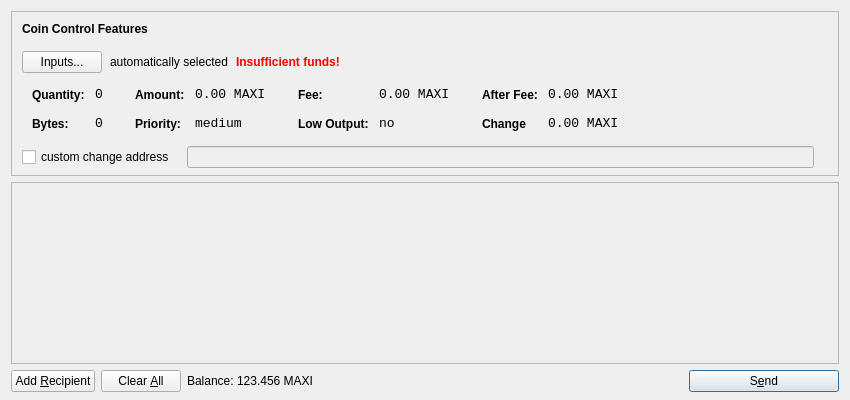
<?xml version="1.0" encoding="UTF-8"?>
<ui version="4.0">
 <class>SendCoinsDialog</class>
 <widget class="QDialog" name="SendCoinsDialog">
  <property name="geometry">
   <rect>
    <x>0</x>
    <y>0</y>
    <width>850</width>
    <height>400</height>
   </rect>
  </property>
  <property name="windowTitle">
   <string>Send Coins</string>
  </property>
  <layout class="QVBoxLayout" name="verticalLayout" stretch="0,1,0">
   <property name="bottomMargin">
    <number>8</number>
   </property>
   <item>
    <widget class="QFrame" name="frameCoinControl">
     <property name="sizePolicy">
      <sizepolicy hsizetype="Expanding" vsizetype="Expanding">
       <horstretch>0</horstretch>
       <verstretch>0</verstretch>
      </sizepolicy>
     </property>
     <property name="maximumSize">
      <size>
       <width>16777215</width>
       <height>16777215</height>
      </size>
     </property>
     <property name="frameShape">
      <enum>QFrame::StyledPanel</enum>
     </property>
     <property name="frameShadow">
      <enum>QFrame::Sunken</enum>
     </property>
     <layout class="QVBoxLayout" name="verticalLayoutCoinControl2">
      <property name="spacing">
       <number>-1</number>
      </property>
      <property name="leftMargin">
       <number>0</number>
      </property>
      <property name="topMargin">
       <number>0</number>
      </property>
      <property name="rightMargin">
       <number>0</number>
      </property>
      <property name="bottomMargin">
       <number>6</number>
      </property>
      <item>
       <layout class="QVBoxLayout" name="verticalLayoutCoinControl" stretch="0,0,0,0,1">
        <property name="spacing">
         <number>0</number>
        </property>
        <property name="leftMargin">
         <number>10</number>
        </property>
        <property name="topMargin">
         <number>10</number>
        </property>
        <item>
         <layout class="QHBoxLayout" name="horizontalLayoutCoinControl1">
          <property name="bottomMargin">
           <number>15</number>
          </property>
          <item>
           <widget class="QLabel" name="labelCoinControlFeatures">
            <property name="sizePolicy">
             <sizepolicy hsizetype="Preferred" vsizetype="Maximum">
              <horstretch>0</horstretch>
              <verstretch>0</verstretch>
             </sizepolicy>
            </property>
            <property name="font">
             <font>
              <weight>75</weight>
              <bold>true</bold>
             </font>
            </property>
            <property name="styleSheet">
             <string notr="true">font-weight:bold;</string>
            </property>
            <property name="text">
             <string>Coin Control Features</string>
            </property>
           </widget>
          </item>
         </layout>
        </item>
        <item>
         <layout class="QHBoxLayout" name="horizontalLayoutCoinControl2" stretch="0,0,0,0">
          <property name="spacing">
           <number>8</number>
          </property>
          <property name="bottomMargin">
           <number>10</number>
          </property>
          <item>
           <widget class="QPushButton" name="pushButtonCoinControl">
            <property name="styleSheet">
             <string notr="true"/>
            </property>
            <property name="text">
             <string>Inputs...</string>
            </property>
           </widget>
          </item>
          <item>
           <widget class="QLabel" name="labelCoinControlAutomaticallySelected">
            <property name="text">
             <string>automatically selected</string>
            </property>
            <property name="margin">
             <number>5</number>
            </property>
           </widget>
          </item>
          <item>
           <widget class="QLabel" name="labelCoinControlInsuffFunds">
            <property name="font">
             <font>
              <weight>75</weight>
              <bold>true</bold>
             </font>
            </property>
            <property name="styleSheet">
             <string notr="true">color:red;font-weight:bold;</string>
            </property>
            <property name="text">
             <string>Insufficient funds!</string>
            </property>
            <property name="margin">
             <number>5</number>
            </property>
           </widget>
          </item>
          <item>
           <spacer name="horizontalSpacerCoinControl">
            <property name="orientation">
             <enum>Qt::Horizontal</enum>
            </property>
            <property name="sizeHint" stdset="0">
             <size>
              <width>40</width>
              <height>1</height>
             </size>
            </property>
           </spacer>
          </item>
         </layout>
        </item>
        <item>
         <widget class="QWidget" name="widgetCoinControl" native="true">
          <property name="sizePolicy">
           <sizepolicy hsizetype="Preferred" vsizetype="Preferred">
            <horstretch>0</horstretch>
            <verstretch>0</verstretch>
           </sizepolicy>
          </property>
          <property name="minimumSize">
           <size>
            <width>0</width>
            <height>0</height>
           </size>
          </property>
          <property name="styleSheet">
           <string notr="true"/>
          </property>
          <layout class="QHBoxLayout" name="horizontalLayoutCoinControl5">
           <property name="margin">
            <number>0</number>
           </property>
           <item>
            <layout class="QHBoxLayout" name="horizontalLayoutCoinControl3" stretch="0,0,0,1">
             <property name="spacing">
              <number>20</number>
             </property>
             <property name="topMargin">
              <number>0</number>
             </property>
             <property name="bottomMargin">
              <number>10</number>
             </property>
             <item>
              <layout class="QFormLayout" name="formLayoutCoinControl1">
               <property name="horizontalSpacing">
                <number>10</number>
               </property>
               <property name="verticalSpacing">
                <number>14</number>
               </property>
               <property name="leftMargin">
                <number>10</number>
               </property>
               <property name="topMargin">
                <number>4</number>
               </property>
               <property name="rightMargin">
                <number>6</number>
               </property>
               <item row="0" column="0">
                <widget class="QLabel" name="labelCoinControlQuantityText">
                 <property name="styleSheet">
                  <string notr="true">font-weight:bold;</string>
                 </property>
                 <property name="text">
                  <string>Quantity:</string>
                 </property>
                 <property name="margin">
                  <number>0</number>
                 </property>
                </widget>
               </item>
               <item row="0" column="1">
                <widget class="QLabel" name="labelCoinControlQuantity">
                 <property name="font">
                  <font>
                   <family>Monospace</family>
                   <pointsize>10</pointsize>
                  </font>
                 </property>
                 <property name="cursor">
                  <cursorShape>IBeamCursor</cursorShape>
                 </property>
                 <property name="contextMenuPolicy">
                  <enum>Qt::ActionsContextMenu</enum>
                 </property>
                 <property name="text">
                  <string>0</string>
                 </property>
                 <property name="margin">
                  <number>0</number>
                 </property>
                 <property name="textInteractionFlags">
                  <set>Qt::LinksAccessibleByMouse|Qt::TextSelectableByKeyboard|Qt::TextSelectableByMouse</set>
                 </property>
                </widget>
               </item>
               <item row="1" column="0">
                <widget class="QLabel" name="labelCoinControlBytesText">
                 <property name="styleSheet">
                  <string notr="true">font-weight:bold;</string>
                 </property>
                 <property name="text">
                  <string>Bytes:</string>
                 </property>
                </widget>
               </item>
               <item row="1" column="1">
                <widget class="QLabel" name="labelCoinControlBytes">
                 <property name="font">
                  <font>
                   <family>Monospace</family>
                   <pointsize>10</pointsize>
                  </font>
                 </property>
                 <property name="cursor">
                  <cursorShape>IBeamCursor</cursorShape>
                 </property>
                 <property name="contextMenuPolicy">
                  <enum>Qt::ActionsContextMenu</enum>
                 </property>
                 <property name="text">
                  <string>0</string>
                 </property>
                 <property name="textInteractionFlags">
                  <set>Qt::LinksAccessibleByMouse|Qt::TextSelectableByKeyboard|Qt::TextSelectableByMouse</set>
                 </property>
                </widget>
               </item>
              </layout>
             </item>
             <item>
              <layout class="QFormLayout" name="formLayoutCoinControl2">
               <property name="horizontalSpacing">
                <number>10</number>
               </property>
               <property name="verticalSpacing">
                <number>14</number>
               </property>
               <property name="leftMargin">
                <number>6</number>
               </property>
               <property name="topMargin">
                <number>4</number>
               </property>
               <property name="rightMargin">
                <number>6</number>
               </property>
               <item row="0" column="0">
                <widget class="QLabel" name="labelCoinControlAmountText">
                 <property name="styleSheet">
                  <string notr="true">font-weight:bold;</string>
                 </property>
                 <property name="text">
                  <string>Amount:</string>
                 </property>
                 <property name="margin">
                  <number>0</number>
                 </property>
                </widget>
               </item>
               <item row="0" column="1">
                <widget class="QLabel" name="labelCoinControlAmount">
                 <property name="font">
                  <font>
                   <family>Monospace</family>
                   <pointsize>10</pointsize>
                  </font>
                 </property>
                 <property name="cursor">
                  <cursorShape>IBeamCursor</cursorShape>
                 </property>
                 <property name="contextMenuPolicy">
                  <enum>Qt::ActionsContextMenu</enum>
                 </property>
                 <property name="text">
                  <string>0.00 MAXI</string>
                 </property>
                 <property name="textInteractionFlags">
                  <set>Qt::LinksAccessibleByMouse|Qt::TextSelectableByKeyboard|Qt::TextSelectableByMouse</set>
                 </property>
                </widget>
               </item>
               <item row="1" column="0">
                <widget class="QLabel" name="labelCoinControlPriorityText">
                 <property name="styleSheet">
                  <string notr="true">font-weight:bold;</string>
                 </property>
                 <property name="text">
                  <string>Priority:</string>
                 </property>
                </widget>
               </item>
               <item row="1" column="1">
                <widget class="QLabel" name="labelCoinControlPriority">
                 <property name="font">
                  <font>
                   <family>Monospace</family>
                   <pointsize>10</pointsize>
                  </font>
                 </property>
                 <property name="cursor">
                  <cursorShape>IBeamCursor</cursorShape>
                 </property>
                 <property name="contextMenuPolicy">
                  <enum>Qt::ActionsContextMenu</enum>
                 </property>
                 <property name="text">
                  <string>medium</string>
                 </property>
                 <property name="textInteractionFlags">
                  <set>Qt::LinksAccessibleByMouse|Qt::TextSelectableByKeyboard|Qt::TextSelectableByMouse</set>
                 </property>
                </widget>
               </item>
              </layout>
             </item>
             <item>
              <layout class="QFormLayout" name="formLayoutCoinControl3">
               <property name="horizontalSpacing">
                <number>10</number>
               </property>
               <property name="verticalSpacing">
                <number>14</number>
               </property>
               <property name="leftMargin">
                <number>6</number>
               </property>
               <property name="topMargin">
                <number>4</number>
               </property>
               <property name="rightMargin">
                <number>6</number>
               </property>
               <item row="0" column="0">
                <widget class="QLabel" name="labelCoinControlFeeText">
                 <property name="styleSheet">
                  <string notr="true">font-weight:bold;</string>
                 </property>
                 <property name="text">
                  <string>Fee:</string>
                 </property>
                 <property name="margin">
                  <number>0</number>
                 </property>
                </widget>
               </item>
               <item row="0" column="1">
                <widget class="QLabel" name="labelCoinControlFee">
                 <property name="font">
                  <font>
                   <family>Monospace</family>
                   <pointsize>10</pointsize>
                  </font>
                 </property>
                 <property name="cursor">
                  <cursorShape>IBeamCursor</cursorShape>
                 </property>
                 <property name="contextMenuPolicy">
                  <enum>Qt::ActionsContextMenu</enum>
                 </property>
                 <property name="text">
                  <string>0.00 MAXI</string>
                 </property>
                 <property name="textInteractionFlags">
                  <set>Qt::LinksAccessibleByMouse|Qt::TextSelectableByKeyboard|Qt::TextSelectableByMouse</set>
                 </property>
                </widget>
               </item>
               <item row="1" column="0">
                <widget class="QLabel" name="labelCoinControlLowOutputText">
                 <property name="styleSheet">
                  <string notr="true">font-weight:bold;</string>
                 </property>
                 <property name="text">
                  <string>Low Output:</string>
                 </property>
                </widget>
               </item>
               <item row="1" column="1">
                <widget class="QLabel" name="labelCoinControlLowOutput">
                 <property name="font">
                  <font>
                   <family>Monospace</family>
                   <pointsize>10</pointsize>
                  </font>
                 </property>
                 <property name="cursor">
                  <cursorShape>IBeamCursor</cursorShape>
                 </property>
                 <property name="contextMenuPolicy">
                  <enum>Qt::ActionsContextMenu</enum>
                 </property>
                 <property name="text">
                  <string>no</string>
                 </property>
                 <property name="textInteractionFlags">
                  <set>Qt::LinksAccessibleByMouse|Qt::TextSelectableByKeyboard|Qt::TextSelectableByMouse</set>
                 </property>
                </widget>
               </item>
              </layout>
             </item>
             <item>
              <layout class="QFormLayout" name="formLayoutCoinControl4">
               <property name="horizontalSpacing">
                <number>10</number>
               </property>
               <property name="verticalSpacing">
                <number>14</number>
               </property>
               <property name="leftMargin">
                <number>6</number>
               </property>
               <property name="topMargin">
                <number>4</number>
               </property>
               <property name="rightMargin">
                <number>6</number>
               </property>
               <item row="0" column="0">
                <widget class="QLabel" name="labelCoinControlAfterFeeText">
                 <property name="styleSheet">
                  <string notr="true">font-weight:bold;</string>
                 </property>
                 <property name="text">
                  <string>After Fee:</string>
                 </property>
                 <property name="margin">
                  <number>0</number>
                 </property>
                </widget>
               </item>
               <item row="0" column="1">
                <widget class="QLabel" name="labelCoinControlAfterFee">
                 <property name="font">
                  <font>
                   <family>Monospace</family>
                   <pointsize>10</pointsize>
                  </font>
                 </property>
                 <property name="cursor">
                  <cursorShape>IBeamCursor</cursorShape>
                 </property>
                 <property name="contextMenuPolicy">
                  <enum>Qt::ActionsContextMenu</enum>
                 </property>
                 <property name="text">
                  <string>0.00 MAXI</string>
                 </property>
                 <property name="textInteractionFlags">
                  <set>Qt::LinksAccessibleByMouse|Qt::TextSelectableByKeyboard|Qt::TextSelectableByMouse</set>
                 </property>
                </widget>
               </item>
               <item row="1" column="0">
                <widget class="QLabel" name="labelCoinControlChangeText">
                 <property name="styleSheet">
                  <string notr="true">font-weight:bold;</string>
                 </property>
                 <property name="text">
                  <string>Change</string>
                 </property>
                </widget>
               </item>
               <item row="1" column="1">
                <widget class="QLabel" name="labelCoinControlChange">
                 <property name="font">
                  <font>
                   <family>Monospace</family>
                   <pointsize>10</pointsize>
                  </font>
                 </property>
                 <property name="cursor">
                  <cursorShape>IBeamCursor</cursorShape>
                 </property>
                 <property name="contextMenuPolicy">
                  <enum>Qt::ActionsContextMenu</enum>
                 </property>
                 <property name="text">
                  <string>0.00 MAXI</string>
                 </property>
                 <property name="textInteractionFlags">
                  <set>Qt::LinksAccessibleByMouse|Qt::TextSelectableByKeyboard|Qt::TextSelectableByMouse</set>
                 </property>
                </widget>
               </item>
              </layout>
             </item>
            </layout>
           </item>
          </layout>
         </widget>
        </item>
        <item>
         <layout class="QHBoxLayout" name="horizontalLayoutCoinControl4" stretch="0,0,0">
          <property name="spacing">
           <number>12</number>
          </property>
          <property name="sizeConstraint">
           <enum>QLayout::SetDefaultConstraint</enum>
          </property>
          <property name="topMargin">
           <number>5</number>
          </property>
          <property name="rightMargin">
           <number>5</number>
          </property>
          <item>
           <widget class="QCheckBox" name="checkBoxCoinControlChange">
            <property name="text">
             <string>custom change address</string>
            </property>
           </widget>
          </item>
          <item>
           <widget class="QLineEdit" name="lineEditCoinControlChange">
            <property name="enabled">
             <bool>false</bool>
            </property>
            <property name="sizePolicy">
             <sizepolicy hsizetype="Expanding" vsizetype="Fixed">
              <horstretch>0</horstretch>
              <verstretch>0</verstretch>
             </sizepolicy>
            </property>
           </widget>
          </item>
          <item>
           <widget class="QLabel" name="labelCoinControlChangeLabel">
            <property name="sizePolicy">
             <sizepolicy hsizetype="Preferred" vsizetype="Expanding">
              <horstretch>0</horstretch>
              <verstretch>0</verstretch>
             </sizepolicy>
            </property>
            <property name="minimumSize">
             <size>
              <width>0</width>
              <height>0</height>
             </size>
            </property>
            <property name="text">
             <string/>
            </property>
            <property name="margin">
             <number>3</number>
            </property>
           </widget>
          </item>
         </layout>
        </item>
        <item>
         <spacer name="verticalSpacerCoinControl">
          <property name="orientation">
           <enum>Qt::Vertical</enum>
          </property>
          <property name="sizeHint" stdset="0">
           <size>
            <width>800</width>
            <height>1</height>
           </size>
          </property>
         </spacer>
        </item>
       </layout>
      </item>
     </layout>
    </widget>
   </item>
   <item>
    <widget class="QScrollArea" name="scrollArea">
     <property name="widgetResizable">
      <bool>true</bool>
     </property>
     <widget class="QWidget" name="scrollAreaWidgetContents">
      <property name="geometry">
       <rect>
        <x>0</x>
        <y>0</y>
        <width>830</width>
        <height>165</height>
       </rect>
      </property>
      <layout class="QVBoxLayout" name="verticalLayout_2">
       <property name="margin">
        <number>0</number>
       </property>
       <item>
        <layout class="QVBoxLayout" name="entries">
         <property name="spacing">
          <number>6</number>
         </property>
        </layout>
       </item>
       <item>
        <spacer name="verticalSpacer">
         <property name="orientation">
          <enum>Qt::Vertical</enum>
         </property>
         <property name="sizeHint" stdset="0">
          <size>
           <width>20</width>
           <height>40</height>
          </size>
         </property>
        </spacer>
       </item>
      </layout>
     </widget>
    </widget>
   </item>
   <item>
    <layout class="QHBoxLayout" name="horizontalLayout">
     <item>
      <widget class="QPushButton" name="addButton">
       <property name="toolTip">
        <string>Send to multiple recipients at once</string>
       </property>
       <property name="text">
        <string>Add &amp;Recipient</string>
       </property>
       <property name="icon">
        <iconset resource="../bitcoin.qrc">
         <normaloff>:/icons/add</normaloff>:/icons/add</iconset>
       </property>
       <property name="autoDefault">
        <bool>false</bool>
       </property>
      </widget>
     </item>
     <item>
      <widget class="QPushButton" name="clearButton">
       <property name="sizePolicy">
        <sizepolicy hsizetype="Minimum" vsizetype="Fixed">
         <horstretch>0</horstretch>
         <verstretch>0</verstretch>
        </sizepolicy>
       </property>
       <property name="toolTip">
        <string>Remove all transaction fields</string>
       </property>
       <property name="text">
        <string>Clear &amp;All</string>
       </property>
       <property name="icon">
        <iconset resource="../bitcoin.qrc">
         <normaloff>:/icons/remove</normaloff>:/icons/remove</iconset>
       </property>
       <property name="autoRepeatDelay">
        <number>300</number>
       </property>
       <property name="autoDefault">
        <bool>false</bool>
       </property>
      </widget>
     </item>
     <item>
      <layout class="QHBoxLayout" name="horizontalLayout_2">
       <property name="spacing">
        <number>3</number>
       </property>
       <item>
        <widget class="QLabel" name="label">
         <property name="sizePolicy">
          <sizepolicy hsizetype="Preferred" vsizetype="Fixed">
           <horstretch>0</horstretch>
           <verstretch>0</verstretch>
          </sizepolicy>
         </property>
         <property name="text">
          <string>Balance:</string>
         </property>
        </widget>
       </item>
       <item>
        <widget class="QLabel" name="labelBalance">
         <property name="sizePolicy">
          <sizepolicy hsizetype="Preferred" vsizetype="Fixed">
           <horstretch>0</horstretch>
           <verstretch>0</verstretch>
          </sizepolicy>
         </property>
         <property name="cursor">
          <cursorShape>IBeamCursor</cursorShape>
         </property>
         <property name="text">
          <string>123.456 MAXI</string>
         </property>
         <property name="textInteractionFlags">
          <set>Qt::LinksAccessibleByMouse|Qt::TextSelectableByKeyboard|Qt::TextSelectableByMouse</set>
         </property>
        </widget>
       </item>
      </layout>
     </item>
     <item>
      <spacer name="horizontalSpacer">
       <property name="orientation">
        <enum>Qt::Horizontal</enum>
       </property>
       <property name="sizeHint" stdset="0">
        <size>
         <width>40</width>
         <height>20</height>
        </size>
       </property>
      </spacer>
     </item>
     <item>
      <widget class="QPushButton" name="sendButton">
       <property name="minimumSize">
        <size>
         <width>150</width>
         <height>0</height>
        </size>
       </property>
       <property name="toolTip">
        <string>Confirm the send action</string>
       </property>
       <property name="text">
        <string>S&amp;end</string>
       </property>
       <property name="icon">
        <iconset resource="../bitcoin.qrc">
         <normaloff>:/icons/send</normaloff>:/icons/send</iconset>
       </property>
       <property name="default">
        <bool>true</bool>
       </property>
      </widget>
     </item>
    </layout>
   </item>
  </layout>
 </widget>
 <resources>
  <include location="../bitcoin.qrc"/>
 </resources>
 <connections/>
</ui>
